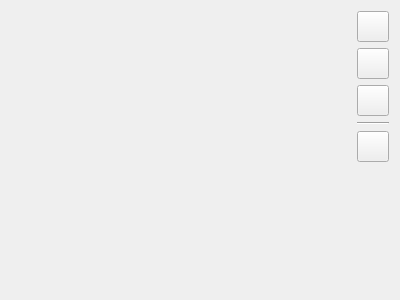
<?xml version="1.0" encoding="UTF-8"?>
<ui version="4.0">
 <class>PlotWindow</class>
 <widget class="QWidget" name="PlotWindow">
  <property name="geometry">
   <rect>
    <x>0</x>
    <y>0</y>
    <width>400</width>
    <height>300</height>
   </rect>
  </property>
  <property name="minimumSize">
   <size>
    <width>400</width>
    <height>300</height>
   </size>
  </property>
  <property name="windowTitle">
   <string/>
  </property>
  <property name="toolTip">
   <string/>
  </property>
  <property name="statusTip">
   <string/>
  </property>
  <layout class="QGridLayout" name="gridLayout_2">
   <item row="0" column="1">
    <layout class="QVBoxLayout" name="verticalLayout">
     <property name="sizeConstraint">
      <enum>QLayout::SetMinimumSize</enum>
     </property>
     <item>
      <widget class="QToolButton" name="savePdf">
       <property name="toolTip">
        <string>Salvar PDF</string>
       </property>
       <property name="text">
        <string/>
       </property>
       <property name="icon">
        <iconset resource="../Application/resource.qrc">
         <normaloff>:/icons/pdf48x48.png</normaloff>:/icons/pdf48x48.png</iconset>
       </property>
       <property name="iconSize">
        <size>
         <width>24</width>
         <height>24</height>
        </size>
       </property>
      </widget>
     </item>
     <item>
      <widget class="QToolButton" name="savePng">
       <property name="toolTip">
        <string>Salvar PNG</string>
       </property>
       <property name="text">
        <string/>
       </property>
       <property name="icon">
        <iconset resource="../Application/resource.qrc">
         <normaloff>:/icons/png48x48.png</normaloff>:/icons/png48x48.png</iconset>
       </property>
       <property name="iconSize">
        <size>
         <width>24</width>
         <height>24</height>
        </size>
       </property>
      </widget>
     </item>
     <item>
      <widget class="QToolButton" name="saveJpg">
       <property name="toolTip">
        <string>Salvar JPG</string>
       </property>
       <property name="text">
        <string/>
       </property>
       <property name="icon">
        <iconset resource="../Application/resource.qrc">
         <normaloff>:/icons/jpg48x48.png</normaloff>:/icons/jpg48x48.png</iconset>
       </property>
       <property name="iconSize">
        <size>
         <width>24</width>
         <height>24</height>
        </size>
       </property>
       <property name="autoRaise">
        <bool>false</bool>
       </property>
      </widget>
     </item>
     <item>
      <widget class="Line" name="line">
       <property name="orientation">
        <enum>Qt::Horizontal</enum>
       </property>
      </widget>
     </item>
     <item>
      <widget class="QToolButton" name="rescale">
       <property name="toolTip">
        <string>Reajustar</string>
       </property>
       <property name="statusTip">
        <string>Reajustar</string>
       </property>
       <property name="text">
        <string/>
       </property>
       <property name="icon">
        <iconset resource="../Application/resource.qrc">
         <normaloff>:/icons/scale48x48.png</normaloff>:/icons/scale48x48.png</iconset>
       </property>
       <property name="iconSize">
        <size>
         <width>24</width>
         <height>24</height>
        </size>
       </property>
      </widget>
     </item>
     <item>
      <spacer name="verticalSpacer">
       <property name="orientation">
        <enum>Qt::Vertical</enum>
       </property>
       <property name="sizeType">
        <enum>QSizePolicy::Expanding</enum>
       </property>
       <property name="sizeHint" stdset="0">
        <size>
         <width>1</width>
         <height>40</height>
        </size>
       </property>
      </spacer>
     </item>
    </layout>
   </item>
   <item row="0" column="0">
    <layout class="QGridLayout" name="centralLayout">
     <item row="0" column="0">
      <widget class="QCustomPlot" name="customPlot" native="true"/>
     </item>
    </layout>
   </item>
  </layout>
 </widget>
 <customwidgets>
  <customwidget>
   <class>QCustomPlot</class>
   <extends>QWidget</extends>
   <header>qcustomplot.h</header>
   <container>1</container>
  </customwidget>
 </customwidgets>
 <resources>
  <include location="../Application/resource.qrc"/>
  <include location="../Application/resource.qrc"/>
  <include location="../Application/resource.qrc"/>
  <include location="../Application/resource.qrc"/>
  <include location="../Application/resource.qrc"/>
  <include location="../Application/resource.qrc"/>
 </resources>
 <connections/>
</ui>
